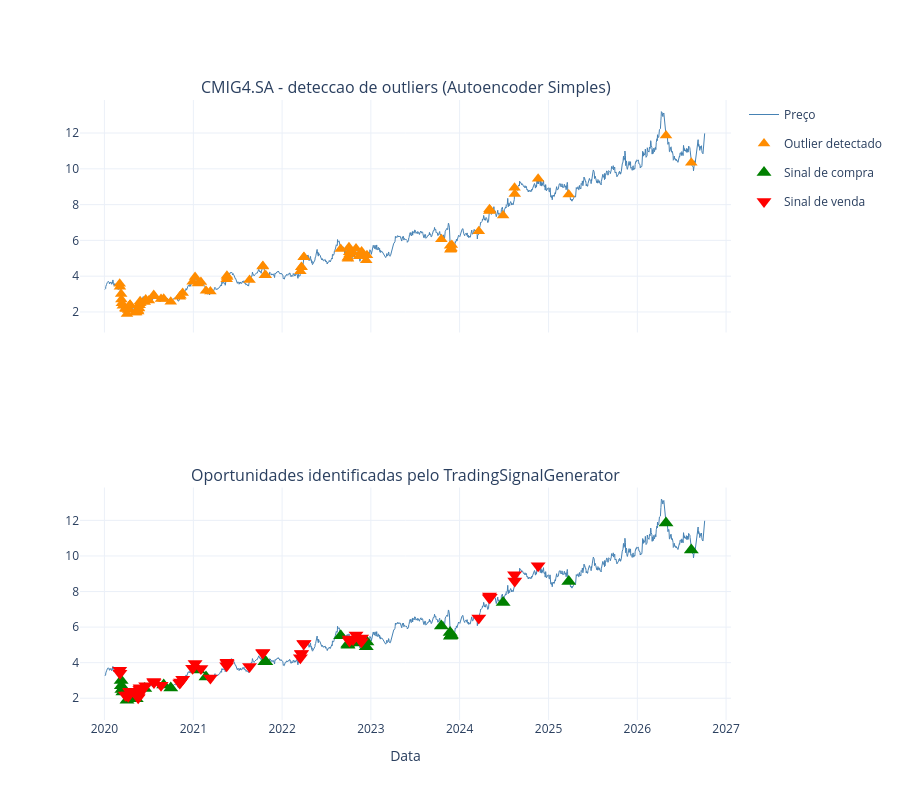

The notebook cell this image was saved under:
### Markdown cell above
## Visualizacao dos outliers e das oportunidades de compra e venda

Os graficos a seguir apresentam, sobre a serie de precos reais do
ativo:

1. Os outliers detectados pelo autoencoder denso.
2. Os sinais de compra e venda gerados pelo `TradingSignalGenerator`
   a partir desses outliers.

Diferentemente do notebook com dados simulados, nao ha aqui um painel
de gabarito, pois os dados sao reais e nao existe um conjunto
conhecido de choques injetados. As contagens de outliers e de sinais
ja foram impressas apos o treinamento e nao sao reenviadas ao wandb,
pois o run foi encerrado logo apos a etapa de treinamento e validacao,
seguindo o mesmo padrao do `WandbExperimentTracker` usado em
`regression_log_return_training.ipynb`.

### Code cell
outlier_indices = np.where(is_outlier)[0]

signals_figure = plot_outlier_detection_and_trading_signals(
    dates.values,
    price_values,
    outlier_indices,
    buy_indices,
    sell_indices,
    f"{TICKER} - deteccao de outliers (Autoencoder Simples)",
    "Oportunidades identificadas pelo TradingSignalGenerator",
)
signals_figure.update_layout(height=800)
signals_figure.show()

### Figure 1 — Plotly figure (JSON) as saved in the notebook; plotly's stock layout.template omitted (floating-point values rounded to 4 significant figures; data arrays with more than 128 entries replaced by an {"elided": "..."} marker saying what was removed)
{"data": [{"legendgroup": "preco", "line": {"color": "steelblue", "width": 1}, "mode": "lines", "name": "Preço", "type": "scatter", "x": {"elided": "1683 str values"}, "xaxis": "x", "y": {"elided": "1683 float values"}, "yaxis": "y"}, {"marker": {"color": "darkorange", "size": 11, "symbol": "triangle-up"}, "mode": "markers", "name": "Outlier detectado", "type": "scatter", "x": ["2020-03-04T00:00:00", "2020-03-05T00:00:00", "2020-03-10T00:00:00", "2020-03-11T00:00:00", "2020-03-13T00:00:00", "2020-03-17T00:00:00", "2020-03-27T00:00:00", "2020-03-30T00:00:00", "2020-04-03T00:00:00", "2020-04-08T00:00:00", "2020-04-09T00:00:00", "2020-04-14T00:00:00", "2020-04-15T00:00:00", "2020-04-16T00:00:00", "2020-05-07T00:00:00", "2020-05-11T00:00:00", "2020-05-18T00:00:00", "2020-05-19T00:00:00", "2020-05-21T00:00:00", "2020-05-22T00:00:00", "2020-05-25T00:00:00", "2020-05-26T00:00:00", "2020-05-27T00:00:00", "2020-05-28T00:00:00", "2020-06-15T00:00:00", "2020-06-19T00:00:00", "2020-07-02T00:00:00", "2020-07-22T00:00:00", "2020-07-23T00:00:00", "2020-08-21T00:00:00", "2020-09-01T00:00:00", "2020-09-30T00:00:00", "2020-11-06T00:00:00", "2020-11-09T00:00:00", "2020-11-18T00:00:00", "2020-12-29T00:00:00", "2021-01-08T00:00:00", "2021-01-20T00:00:00", "2021-02-01T00:00:00", "2021-02-22T00:00:00", "2021-03-12T00:00:00", "2021-05-18T00:00:00", "2021-05-19T00:00:00", "2021-05-20T00:00:00", "2021-08-20T00:00:00", "2021-10-13T00:00:00", "2021-10-14T00:00:00", "2021-10-22T00:00:00", "2021-10-26T00:00:00", "2022-03-17T00:00:00", "2022-03-21T00:00:00", "2022-03-22T00:00:00", "2022-03-31T00:00:00", "2022-04-01T00:00:00", "2022-08-30T00:00:00", "2022-09-28T00:00:00", "2022-09-29T00:00:00", "2022-10-03T00:00:00", "2022-10-04T00:00:00", "2022-10-05T00:00:00", "2022-10-20T00:00:00", "2022-11-01T00:00:00", "2022-11-14T00:00:00", "2022-11-23T00:00:00", "2022-11-24T00:00:00", "2022-12-13T00:00:00", "2022-12-16T00:00:00", "2023-10-18T00:00:00", "2023-11-23T00:00:00", "2023-11-24T00:00:00", "2023-11-27T00:00:00", "2023-11-28T00:00:00", "2023-11-30T00:00:00", "2024-03-20T00:00:00", "2024-05-02T00:00:00", "2024-05-03T00:00:00", "2024-05-06T00:00:00", "2024-06-28T00:00:00", "2024-08-14T00:00:00", "2024-08-15T00:00:00", "2024-11-19T00:00:00", "2025-03-25T00:00:00", "2026-04-29T00:00:00", "2026-08-11T00:00:00"], "xaxis": "x", "y": [3.579, 3.408, 3.0, 2.703, 2.492, 2.354, 2.188, 2.162, 1.887, 2.105, 2.176, 2.359, 2.385, 2.399, 1.965, 1.97, 2.084, 2.024, 2.195, 2.221, 2.38, 2.485, 2.594, 2.518, 2.551, 2.701, 2.639, 2.943, 2.881, 2.73, 2.738, 2.57, 2.85, 2.911, 3.066, 3.682, 3.958, 3.592, 3.67, 3.193, 3.138, 3.824, 4.018, 3.954, 3.782, 4.542, 4.569, 4.048, 4.048, 4.274, 4.505, 4.517, 5.057, 5.077, 5.514, 5.035, 4.979, 5.62, 5.337, 5.215, 5.304, 5.55, 5.111, 5.177, 5.384, 4.894, 5.167, 6.061, 5.703, 5.48, 5.511, 5.558, 5.745, 6.516, 7.648, 7.744, 7.677, 7.386, 8.939, 8.595, 9.444, 8.568, 11.86, 10.34], "yaxis": "y"}, {"legendgroup": "preco", "line": {"color": "steelblue", "width": 1}, "mode": "lines", "name": "Preço", "showlegend": false, "type": "scatter", "x": {"elided": "1683 str values"}, "xaxis": "x2", "y": {"elided": "1683 float values"}, "yaxis": "y2"}, {"marker": {"color": "green", "size": 13, "symbol": "triangle-up"}, "mode": "markers", "name": "Sinal de compra", "type": "scatter", "x": ["2020-03-10T00:00:00", "2020-03-11T00:00:00", "2020-03-13T00:00:00", "2020-03-17T00:00:00", "2020-04-03T00:00:00", "2020-05-07T00:00:00", "2020-05-11T00:00:00", "2020-06-15T00:00:00", "2020-09-01T00:00:00", "2020-09-30T00:00:00", "2021-01-20T00:00:00", "2021-02-22T00:00:00", "2021-10-22T00:00:00", "2021-10-26T00:00:00", "2022-08-30T00:00:00", "2022-09-28T00:00:00", "2022-09-29T00:00:00", "2022-11-14T00:00:00", "2022-12-13T00:00:00", "2022-12-16T00:00:00", "2023-10-18T00:00:00", "2023-11-23T00:00:00", "2023-11-24T00:00:00", "2023-11-27T00:00:00", "2023-11-28T00:00:00", "2024-06-28T00:00:00", "2025-03-25T00:00:00", "2026-04-29T00:00:00", "2026-08-11T00:00:00"], "xaxis": "x2", "y": [3.0, 2.703, 2.492, 2.354, 1.887, 1.965, 1.97, 2.551, 2.738, 2.57, 3.592, 3.193, 4.048, 4.048, 5.514, 5.035, 4.979, 5.111, 4.894, 5.167, 6.061, 5.703, 5.48, 5.511, 5.558, 7.386, 8.568, 11.86, 10.34], "yaxis": "y2"}, {"marker": {"color": "red", "size": 13, "symbol": "triangle-down"}, "mode": "markers", "name": "Sinal de venda", "type": "scatter", "x": ["2020-03-04T00:00:00", "2020-03-05T00:00:00", "2020-03-27T00:00:00", "2020-03-30T00:00:00", "2020-04-08T00:00:00", "2020-04-09T00:00:00", "2020-04-14T00:00:00", "2020-04-15T00:00:00", "2020-04-16T00:00:00", "2020-05-18T00:00:00", "2020-05-19T00:00:00", "2020-05-21T00:00:00", "2020-05-22T00:00:00", "2020-05-25T00:00:00", "2020-05-26T00:00:00", "2020-05-27T00:00:00", "2020-05-28T00:00:00", "2020-06-19T00:00:00", "2020-07-22T00:00:00", "2020-07-23T00:00:00", "2020-08-21T00:00:00", "2020-11-06T00:00:00", "2020-11-09T00:00:00", "2020-11-18T00:00:00", "2020-12-29T00:00:00", "2021-01-08T00:00:00", "2021-02-01T00:00:00", "2021-03-12T00:00:00", "2021-05-18T00:00:00", "2021-05-19T00:00:00", "2021-05-20T00:00:00", "2021-08-20T00:00:00", "2021-10-13T00:00:00", "2021-10-14T00:00:00", "2022-03-17T00:00:00", "2022-03-21T00:00:00", "2022-03-22T00:00:00", "2022-03-31T00:00:00", "2022-04-01T00:00:00", "2022-10-04T00:00:00", "2022-10-05T00:00:00", "2022-10-20T00:00:00", "2022-11-01T00:00:00", "2022-11-23T00:00:00", "2022-11-24T00:00:00", "2024-03-20T00:00:00", "2024-05-02T00:00:00", "2024-05-03T00:00:00", "2024-05-06T00:00:00", "2024-08-14T00:00:00", "2024-08-15T00:00:00", "2024-11-19T00:00:00"], "xaxis": "x2", "y": [3.579, 3.408, 2.188, 2.162, 2.105, 2.176, 2.359, 2.385, 2.399, 2.084, 2.024, 2.195, 2.221, 2.38, 2.485, 2.594, 2.518, 2.701, 2.943, 2.881, 2.73, 2.85, 2.911, 3.066, 3.682, 3.958, 3.67, 3.138, 3.824, 4.018, 3.954, 3.782, 4.542, 4.569, 4.274, 4.505, 4.517, 5.057, 5.077, 5.337, 5.215, 5.304, 5.55, 5.177, 5.384, 6.516, 7.648, 7.744, 7.677, 8.939, 8.595, 9.444], "yaxis": "y2"}], "layout": {"annotations": [{"font": {"size": 16}, "showarrow": false, "text": "CMIG4.SA - deteccao de outliers (Autoencoder Simples)", "x": 0.5, "xanchor": "center", "xref": "paper", "y": 1, "yanchor": "bottom", "yref": "paper"}, {"font": {"size": 16}, "showarrow": false, "text": "Oportunidades identificadas pelo TradingSignalGenerator", "x": 0.5, "xanchor": "center", "xref": "paper", "y": 0.375, "yanchor": "bottom", "yref": "paper"}], "height": 800, "xaxis": {"anchor": "y", "domain": [0, 1], "matches": "x2", "showticklabels": false}, "xaxis2": {"anchor": "y2", "domain": [0, 1], "title": {"text": "Data"}}, "yaxis": {"anchor": "x", "domain": [0.625, 1]}, "yaxis2": {"anchor": "x2", "domain": [0, 0.375]}}}
